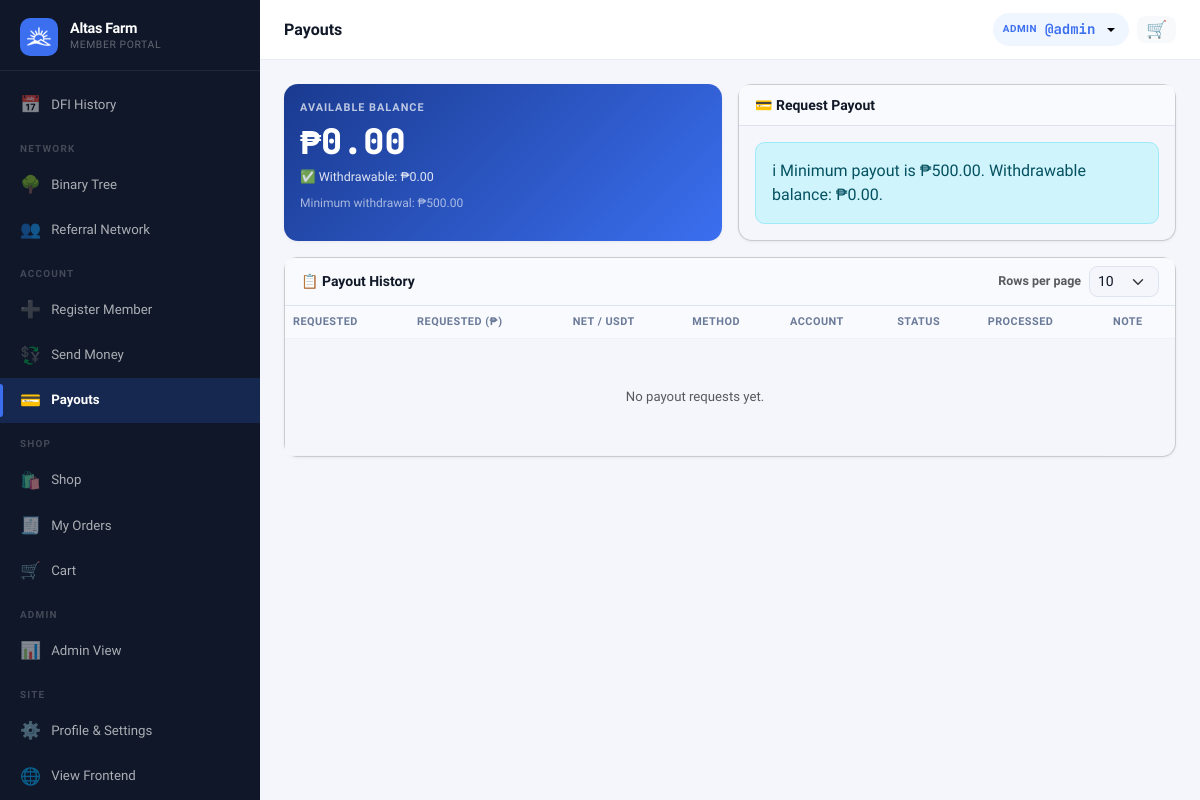
Page /?page=payout (signed in) on the committed database.
### tables this page shows
CREATE TABLE settings (
  key_name   VARCHAR(80) NOT NULL PRIMARY KEY,
  value      TEXT        NOT NULL,
  updated_at TIMESTAMP DEFAULT CURRENT_TIMESTAMP ON UPDATE CURRENT_TIMESTAMP
);

CREATE TABLE users (
  id                INT UNSIGNED AUTO_INCREMENT PRIMARY KEY,
  username          VARCHAR(40)  NOT NULL UNIQUE,
  password_hash     VARCHAR(255) NOT NULL,
  role              ENUM('member','admin','superadmin') NOT NULL DEFAULT 'member',
  package_id        INT UNSIGNED NULL,
  reg_code_id           INT UNSIGNED NULL,
  reg_payment_method    ENUM('code','ewallet','pending') NOT NULL DEFAULT 'code',
  reg_paid_by           INT UNSIGNED NULL,

   
  sponsor_id        INT UNSIGNED NULL,
  binary_parent_id  INT UNSIGNED NULL,
  binary_position   ENUM('left','right') NULL,

   
  left_count        INT UNSIGNED NOT NULL DEFAULT 0,
  left_count_paid   INT UNSIGNED NOT NULL DEFAULT 0,
  right_count       INT UNSIGNED NOT NULL DEFAULT 0,
  right_count_paid  INT UNSIGNED NOT NULL DEFAULT 0,
  pairs_paid        INT UNSIGNED NOT NULL DEFAULT 0,
  pairs_flushed     INT UNSIGNED NOT NULL DEFAULT 0,
  pairs_paid_today  INT UNSIGNED NOT NULL DEFAULT 0,   

   
  lifetime_earned       DECIMAL(14,2) NOT NULL DEFAULT 0.00,
  cap_status            ENUM('active','capped','perminact') NOT NULL DEFAULT 'active',
  capping_bypass        TINYINT(1)   NOT NULL DEFAULT 0,
  daily_cap_bypass      TINYINT(1)   NOT NULL DEFAULT 0,
  capped_at             TIMESTAMP NULL,
  last_reactivation_at  TIMESTAMP NULL,
  dfi_days_used         INT UNSIGNED NOT NULL DEFAULT 0,
  dfi_active            TINYINT(1)   NOT NULL DEFAULT 1,
  cd_active             TINYINT(1)   NOT NULL DEFAULT 0,
  ewallet_sent_today      DECIMAL(12,2) NOT NULL DEFAULT 0.00,
  ewallet_sent_this_week  DECIMAL(12,2) NOT NULL DEFAULT 0.00,

   
  full_name         VARCHAR(120) NULL,
  email             VARCHAR(120) NULL,
  mobile            VARCHAR(20)  NULL,
  gcash_number      VARCHAR(20)  NULL,
  maya_number       VARCHAR(20)  NULL,
  usdt_trc20_address VARCHAR(100) NULL,
  usdt_bep20_address VARCHAR(100) NULL,
  address           TEXT         NULL,
  photo             VARCHAR(200) NULL,

  ewallet_balance       DECIMAL(14,2) NOT NULL DEFAULT 0.00,
  withdrawable_balance  DECIMAL(14,2) NOT NULL DEFAULT 0.00,
  status                ENUM('active','suspended','pending','deactivated') NOT NULL DEFAULT 'active',
  joined_at         TIMESTAMP DEFAULT CURRENT_TIMESTAMP,
  last_login        TIMESTAMP NULL,

  FOREIGN KEY (sponsor_id)       REFERENCES users(id) ON DELETE SET NULL,
  FOREIGN KEY (binary_parent_id) REFERENCES users(id) ON DELETE SET NULL,
  FOREIGN KEY (package_id)       REFERENCES packages(id) ON DELETE SET NULL
);

### views/partials/sidebar_member.php (the view, shortened to what the rows shown need)
<?php
$cp      = current_page();
$user    = Auth::user();
$initial = strtoupper(substr($user['username'] ?? 'U', 0, 1));
$name    = $user['full_name'] ?: ('@' . $user['username']);
$view    = $_GET['view'] ?? '';
$nav = [
  ['page' => 'dashboard', 'icon' => '🏠', 'label' => 'Dashboard',        'pages' => ['dashboard']],
  ['page' => 'earnings',  'icon' => '💰', 'label' => 'Earnings',         'pages' => ['earnings']],
  ['page' => 'cap_status', 'icon' => '🛡️', 'label' => 'Lifetime Cap',     'pages' => ['cap_status']],
  ['page' => 'dfi_history', 'icon' => '📅', 'label' => 'DFI History',      'pages' => ['dfi_history']],
  'SEPARATOR:Network',
];
$hasBinary = Auth::isAdmin() || Package::hasPairing((int)($user['package_id'] ?? 0));
if ($hasBinary) {
  $nav[] = ['page' => 'genealogy&view=binary',  'icon' => '🌳', 'label' => 'Binary Tree',      'pages' => ['genealogy'], 'view' => 'binary'];
}
$nav[] = ['page' => 'genealogy&view=referral', 'icon' => '👥', 'label' => 'Referral Network', 'pages' => ['genealogy'], 'view' => 'referral'];
$nav[] = 'SEPARATOR:Account';
$nav[] = ['page' => 'register&sponsor=' . $user['username'], 'icon' => '➕', 'label' => 'Register Member', 'pages' => ['register']];
$nav[] = ['page' => 'ewallet_transfer', 'icon' => '💱', 'label' => 'Send Money', 'pages' => ['ewallet_transfer']];
$nav[] = ['page' => 'payout',  'icon' => '💳', 'label' => 'Payouts',   'pages' => ['payout']];
$cartBadge = Cart::itemCountForMember((int) ($user['id'] ?? 0));
$nav[] = 'SEPARATOR:Shop';
$nav[] = ['page' => 'shop',        'icon' => '🛍️', 'label' => 'Shop',      'pages' => ['shop']];
$nav[] = ['page' => 'shop_orders', 'icon' => '🧾', 'label' => 'My Orders', 'pages' => ['shop_orders', 'shop_order']];
$nav[] = ['page' => 'cart',        'icon' => '🛒', 'label' => 'Cart',      'pages' => ['cart'], 'badge' => $cartBadge, 'badge_class' => 'sidebar-cart-badge'];
if (Auth::isAdmin()) {
  $nav[] = 'SEPARATOR:Admin';
  $nav[] = ['page' => 'admin', 'icon' => '📊', 'label' => 'Admin View', 'pages' => []];
}
$nav[] = 'SEPARATOR:Site';
$nav[] = ['page' => 'profile', 'icon' => '⚙️', 'label' => 'Profile & Settings', 'pages' => ['profile']];
$nav[] = ['page' => '__frontend__', 'icon' => '🌐', 'label' => 'View Frontend', 'pages' => []];
if (!function_exists('renderSidebarNav')) {
function renderSidebarNav($nav, $cp, $user, $view, $initial, $name)
{ ?>
  <div class="sidebar-brand">
    <div>
      <div class="brand-name"><?= e(setting('site_name', APP_NAME)) ?></div>
      <div class="brand-sub">Member Portal</div>
    </div>
  </div>
<?php } ?>
<?php }  ?>
<div class="sidebar d-none d-lg-flex flex-column">
  <?php renderSidebarNav($nav, $cp, $user, $view, $initial, $name); ?>
</div>

### views/member/payout.php (shortened to what the rows shown need)
<?php
$minPayout        = (float)setting('min_payout', '500');
$availableBalance = (float)$user['ewallet_balance'];
$withdrawableBalance = (float)($user['withdrawable_balance'] ?? 0);
$hasPending       = false;
$gcashEnabled = setting('gcash_enabled', '1') === '1';
$mayaEnabled  = setting('maya_enabled', '1') === '1';
$jsFeePct = [];
if ($gcashEnabled) $jsFeePct['gcash'] = (float)setting('service_fee_gcash', '0');
if ($mayaEnabled)  $jsFeePct['maya']  = (float)setting('service_fee_maya', '0');
$jsFeePct['usdt_trc20']  = (float)setting('service_fee_usdt_trc20', '5');
$jsFeePct['usdt_bep20'] = (float)setting('service_fee_usdt_bep20', '5');
?>
<?php require 'views/partials/head.php'; ?>
<?php require 'views/partials/sidebar_member.php'; ?>
<div class="main-content">
  <?php require 'views/partials/topbar.php'; ?>
  <div class="page-content">
    <div class="row g-3 mb-3">
      <div class="col-12 col-md-6">
        <div class="card h-100" style="background:linear-gradient(135deg,#1a3a8f,#3b6ff0);border:none;">
          <div class="card-body text-white">
            <div style="font-size:.68rem;font-weight:700;letter-spacing:1px;text-transform:uppercase;opacity:.7;margin-bottom:.5rem;">Available Balance</div>
            <div style="font-size:2.2rem;font-weight:800;font-family:var(--font-mono);line-height:1;"><?= fmt_money($availableBalance) ?></div>
            <div style="font-size:.78rem;opacity:.85;margin-top:.5rem;">
              ✅ Withdrawable: <?= fmt_money($withdrawableBalance) ?>
            </div>
            <div style="font-size:.75rem;opacity:.6;margin-top:.5rem;">Minimum withdrawal: <?= fmt_money($minPayout) ?></div>
          </div>
        </div>
      </div>
      <div class="col-12 col-md-6">
        <div class="card h-100">
          <div class="card-body">
            <?php if ($hasPending): ?>
              <div class="alert alert-warning mb-0">⏳ You already have a pending payout request.</div>
            <?php elseif ($withdrawableBalance < $minPayout): ?>
              <div class="alert alert-info mb-0">ℹ Minimum payout is <?= fmt_money($minPayout) ?>. Withdrawable balance: <?= fmt_money($withdrawableBalance) ?>.</div>
            <?php endif; ?>
          </div>
        </div>
      </div>
    </div>
    <div class="card">
      <div class="table-responsive">
        <table class="table table-hover mb-0">
          <thead>
            <tr>
              <th>Requested</th>
              <th>Requested (₱)</th>
              <th>Net / USDT</th>
              <th>Method</th>
              <th>Account</th>
              <th>Status</th>
              <th>Processed</th>
              <th>Note</th>
            </tr>
          </thead>
        </table>
      </div>
    </div>
  </div>
</div>
<?php require 'views/partials/footer.php'; ?>

### views/partials/topbar.php (shortened to what the rows shown need)
<?php
if (isset($_GET['page']) && $_GET['page'] === 'admin_user_view' && !empty($_GET['id']) && Auth::isAdmin()) {
    $topbarUser = getUserById((int)$_GET['id']);
    if (!$topbarUser) {
        flash('error', 'User not found.');
        redirect('/?page=admin_users');
    }
    $walletUser = $topbarUser;
} else {
    $topbarUser = Auth::user();
}
?>
<div class="topbar-wrapper no-print">
    <div class="d-flex align-items-center gap-2">
        <div class="dropdown">
            <button class="topbar-balance border-0 dropdown-toggle" type="button"
                data-bs-toggle="dropdown" aria-expanded="false"
                title="<?= e($topbarUser['username'] ?? '') ?>" style="cursor:pointer;">
                <span class="bal-label"><?= Auth::isAdmin() ? 'Admin' : 'User' ?></span>
                <span class="bal-amount">@<?= e($topbarUser['username'] ?? '') ?></span>
            </button>
        </div>
    </div>
</div>

### rows in the picture
settings: value "Altas Farm"
users: username "admin", ewallet_balance "₱0.00", withdrawable_balance "₱0.00"

### other values in the picture
$item['icon'] "📅"
$item['label'] "DFI History"
substr($item, 10) "NETWORK"
$item['icon'] "🌳"
$item['label'] "Binary Tree"
$item['icon'] "👥"
$item['label'] "Referral Network"
substr($item, 10) "ACCOUNT"
$item['icon'] "➕"
$item['label'] "Register Member"
$item['icon'] "💱"
$item['label'] "Send Money"
$item['icon'] "💳"
$item['label'] "Payouts"
substr($item, 10) "SHOP"
